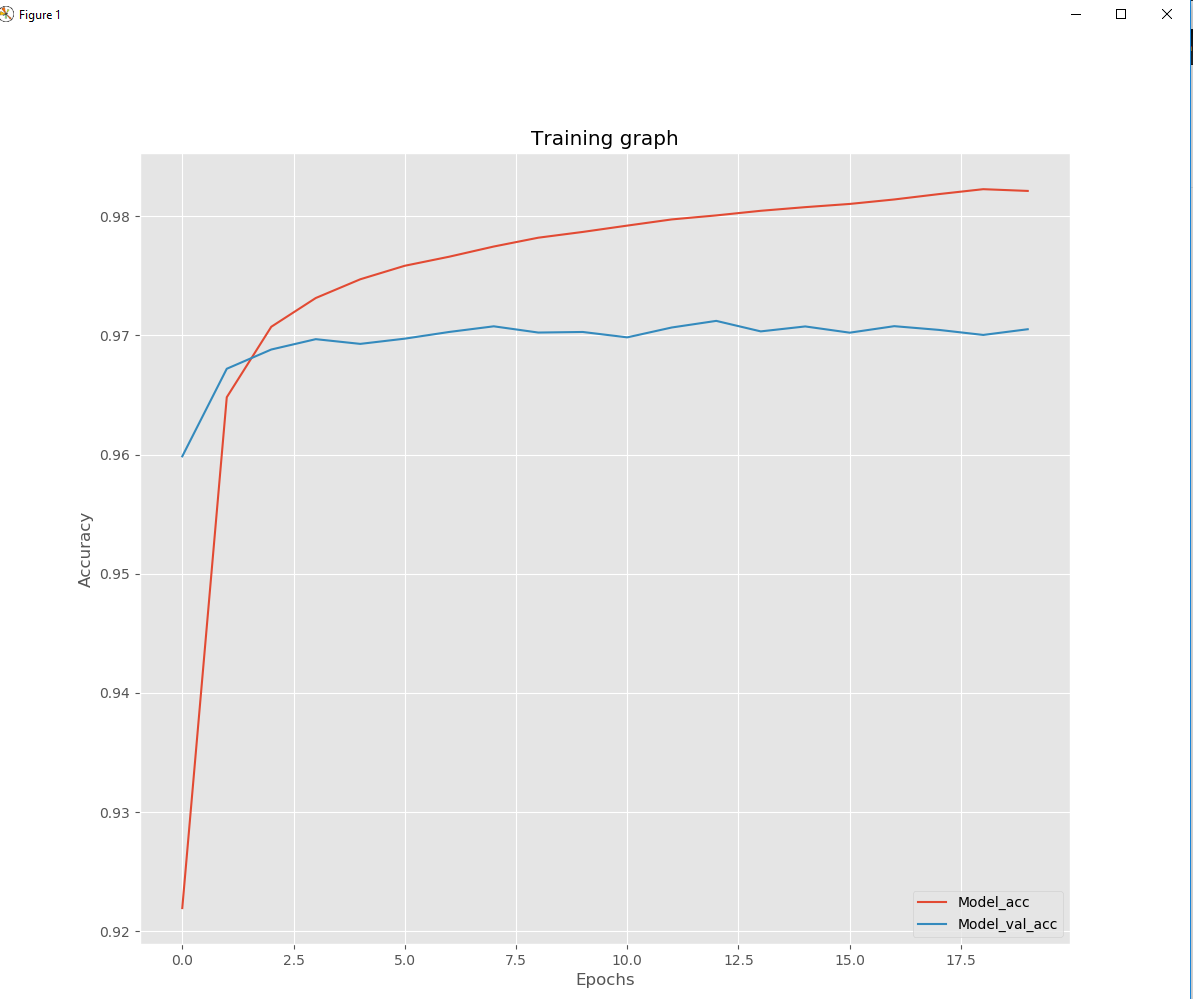

This figure's Python source:
import matplotlib.pyplot as plt
import pandas as pd
import os

def try_get_graph_files(parametars, base_model_name, iterate__data_dir):
    graphFiles = []
    for index in range(7):
        start = index*3
        end = (index+1)*3
        files = []
        for par in parametars['training_properties'][start:end]:
            char_dropout = par['CHAR_DROPOUT']
            main_dropout = par['MAIN_DROPOUT']
            spatial_dropout = par['SPATIAL_DROPOUT']
            learning_rate = par['LEARNING_RATE']
            postfix = ('_LR_' + str(learning_rate) + '_CD_' + str(char_dropout) + 
                       '_MD_' + str(main_dropout) + '_SD_' + str(spatial_dropout))
            file_name = base_model_name + postfix
            file_path = iterate__data_dir + file_name + '.csv'
            if not os.path.exists(file_path):
                raise FileNotFoundError('File "' + file_path + '" not found')
            files.append({'file' : file_path,
                          'name' : 'Learning rate :' + str(learning_rate)})
        graphFiles.append({'files' : files,
                          'name' : 'Char dropout: ' + str(char_dropout) + ', Main dropout: ' + str(main_dropout) + ', Spatial dropout: ' + str(spatial_dropout)})
    return graphFiles

def draw_graphs(graph_files):
    for graph in graph_files:
        plt.style.use('ggplot')
        plt.figure(figsize=(12,12))
        plt.xlabel('Epochs')
        plt.ylabel('Accuracy')
        for file in graph['files']:
            data = pd.read_csv(file['file'])
            accuracy = data['acc']
            validation_accuracy = data['val_acc']
            accuracy.name = file['name'] + '_acc'
            validation_accuracy.name = file['name'] + '_val_acc'
            plt.plot(accuracy)
            plt.plot(validation_accuracy)
        plt.legend(loc=8)
        plt.title(graph['name'])
        plt.show()

def draw_training_graph(data_file):
     graphFile = ({
                    'files' : [{   
                                'file' : data_file,
                                'name' : 'Model'
                               }],
                     'name' : 'Training graph'
                    })
     draw_graphs([graphFile])
